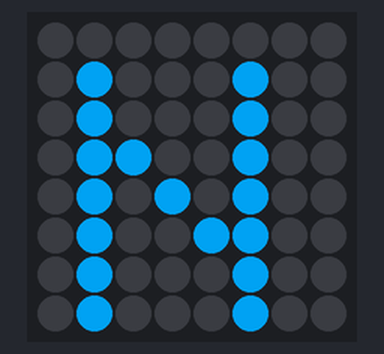
Recording of a program running on a simulated Raspberry Pi (BCM pin numbers) with a Sense HAT. On the bench: the Sense HAT's 8×8 RGB LED matrix. Dim RGB values are drawn brighter than linear; random numbers come from a fixed seed.

Above: at 0.1 s.
At 8.1 s:
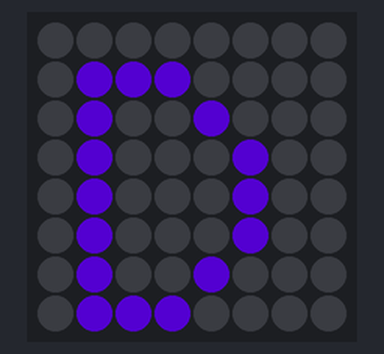
At 13.1 s:
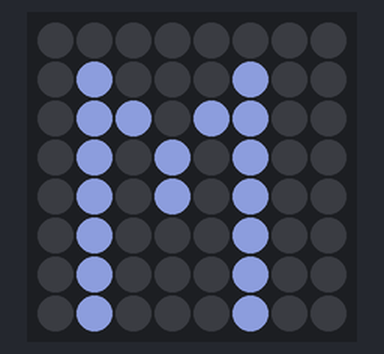
At 20.1 s:
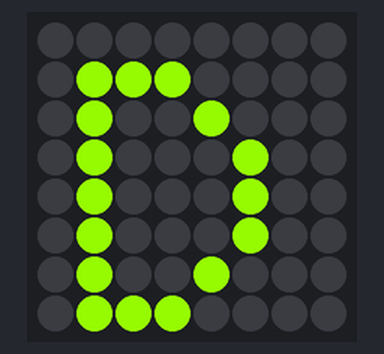
At 32.1 s:
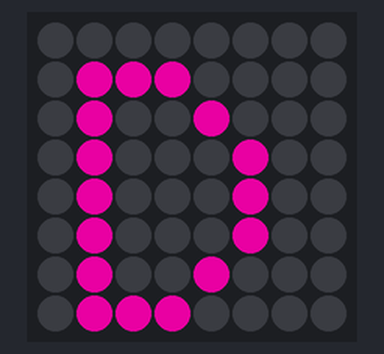
At 38.1 s:
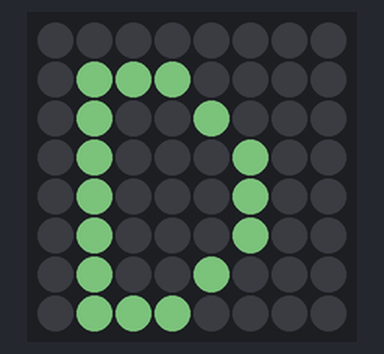

Measured:
- what the display in image 1 shows lasts 4.0 s, from 8.0 s to 12.0 s
- what the display in image 2 shows lasts 1.0 s, from 13.0 s to 14.0 s

The program:

nmd.py
```python
from sense_emu import SenseHat
import sys
import time
import random

sense = SenseHat()
sense.set_imu_config(False, False, False)

def main():
    text = "NMD"
    while True:
        for x in text:
            r = random.randrange(0,255)
            g = random.randrange(0,255)
            b = random.randrange(0,255)

            sense.show_letter(x, [r, g, b], [0,0,0])
            time.sleep(1)
        time.sleep(3)
try:
    main()
except (KeyboardInterrupt, SystemExit):
    print('Programma sluiten')
finally:
    print('Opkuisen van de matrix')
    sense.clear()
    sys.exit()
```
